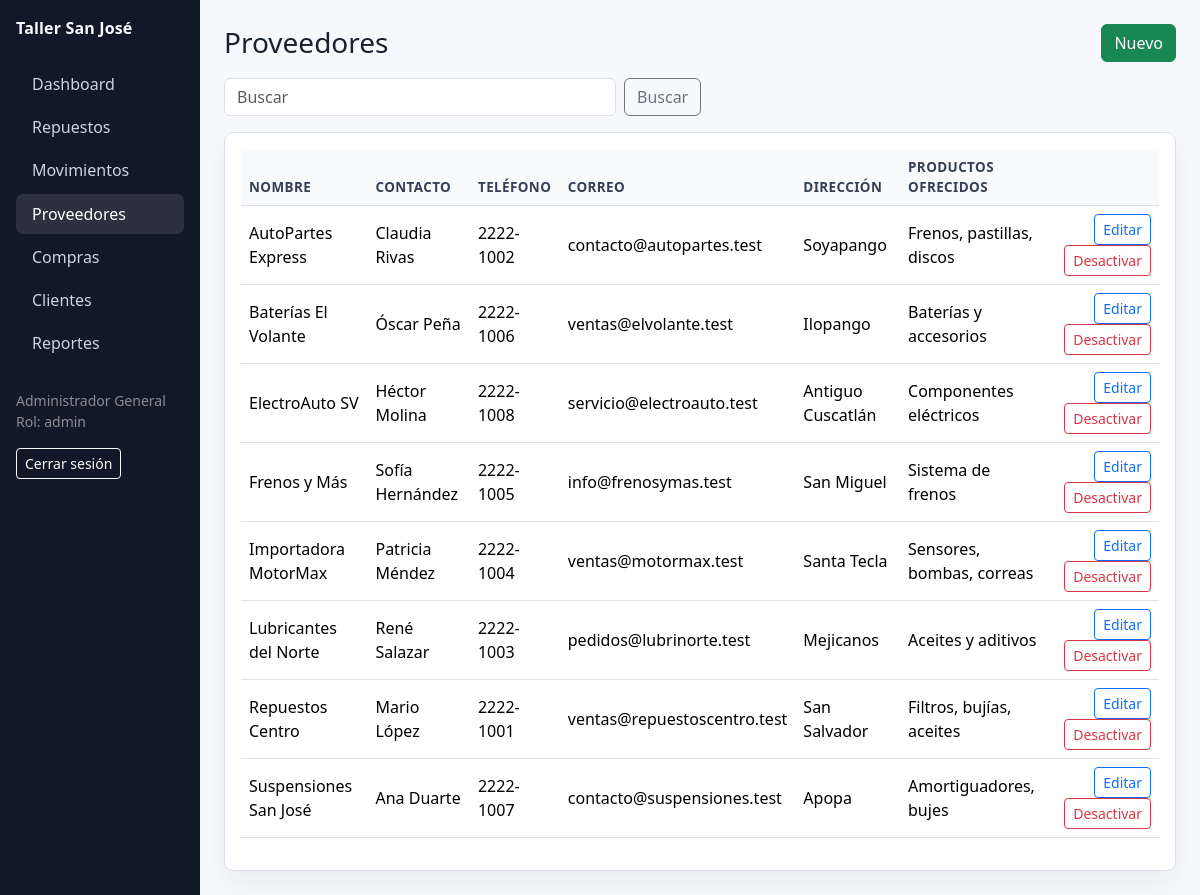
The app's page /?r=proveedores (signed in) with its own data.
### tables this page shows
CREATE TABLE proveedores (
  id_proveedor INT AUTO_INCREMENT PRIMARY KEY,
  nombre VARCHAR(120) NOT NULL,
  contacto VARCHAR(120),
  telefono VARCHAR(30),
  correo VARCHAR(120),
  direccion VARCHAR(255),
  productos_ofrecidos TEXT,
  estado TINYINT(1) NOT NULL DEFAULT 1
);

### config/database.php (called while the page is built)
<?php
return [
    'host' => getenv('DB_HOST') ?: '127.0.0.1',
    'port' => getenv('DB_PORT') ?: '3306',
    'database' => getenv('DB_DATABASE') ?: 'taller_san_jose',
    'username' => getenv('DB_USERNAME') ?: 'root',
    'password' => getenv('DB_PASSWORD') ?: '123456..',
    'charset' => 'utf8mb4',
];

### public/index.php (the view, shortened to what this page needs)
<?php
function db(): PDO
{
    $config = require __DIR__ . '/../config/database.php';
    $dsn = sprintf(
        'mysql:host=%s;port=%s;dbname=%s;charset=%s',
        $config['host'],
        $config['port'],
        $config['database'],
        $config['charset']
    );
    $pdo = new PDO($dsn, $config['username'], $config['password'], [
        PDO::ATTR_ERRMODE => PDO::ERRMODE_EXCEPTION,
        PDO::ATTR_DEFAULT_FETCH_MODE => PDO::FETCH_ASSOC,
        PDO::ATTR_EMULATE_PREPARES => false,
    ]);
    return $pdo;
}
function h(?string $value): string
{
    return htmlspecialchars((string)$value, ENT_QUOTES, 'UTF-8');
}
function route(): string
{
    return $_GET['r'] ?? 'dashboard';
}
function current_user(): ?array
{
    return $_SESSION['user'] ?? null;
}
function query(string $sql, array $params = []): PDOStatement
{
    $stmt = db()->prepare($sql);
    $stmt->execute($params);
    return $stmt;
}
function layout(string $title, callable $content): void
{
    $user = current_user();
    $active = route();
    $nav = [
        'dashboard' => 'Dashboard',
        'repuestos' => 'Repuestos',
        'movimientos' => 'Movimientos',
        'proveedores' => 'Proveedores',
        'compras' => 'Compras',
        'clientes' => 'Clientes',
        'reportes' => 'Reportes',
    ];
    ?>
    <!doctype html>
    <html lang="es">
    <head>
        <link href="https://cdn.jsdelivr.net/npm/bootstrap@5.3.3/dist/css/bootstrap.min.css" rel="stylesheet">
        <link href="assets/css/app.css" rel="stylesheet">
    </head>
    <body>
    <?php if ($user): ?>
        <div class="container-fluid app-shell">
            <div class="row">
                <aside class="col-md-2 sidebar p-3 no-print">
                    <div class="brand mb-4">Taller San José</div>
                    <nav class="nav flex-column">
                        <?php foreach ($nav as $key => $label): ?>
                            <a class="nav-link <?= str_starts_with($active, $key) ? 'active' : '' ?>" href="?r=<?= h($key) ?>"><?= h($label) ?></a>
                        <?php endforeach; ?>
                    </nav>
                    <div class="mt-4 small text-white-50">
                        <?= h($user['nombre']) ?><br>
                        Rol: <?= h($user['rol']) ?>
                    </div>
                    <a class="btn btn-sm btn-outline-light mt-3" href="?r=logout">Cerrar sesión</a>
                </aside>
                <main class="col-md-10 p-4">
                    <?php $content(); ?>
                </main>
            </div>
        </div>
    <?php else: ?>
        <?php $content(); ?>
    <?php endif; ?>
    </body>
    </html>
    <?php
}
        ?>
        <?php
function generic_crud(string $entity): void
{
    $config = [
        'proveedores' => [
            'pk' => 'id_proveedor',
            'title' => 'Proveedores',
            'fields' => ['nombre' => 'Nombre', 'contacto' => 'Contacto', 'telefono' => 'Teléfono', 'correo' => 'Correo', 'direccion' => 'Dirección', 'productos_ofrecidos' => 'Productos ofrecidos'],
            'search' => ['nombre', 'contacto'],
        ],
        'clientes' => [
            'pk' => 'id_cliente',
            'title' => 'Clientes',
            'fields' => ['nombre' => 'Nombre', 'telefono' => 'Teléfono', 'correo' => 'Correo', 'direccion' => 'Dirección'],
            'search' => ['nombre', 'telefono'],
        ],
    ][$entity];
            ?>
            <?php
    $q = trim((string)($_GET['q'] ?? ''));
    $params = [];
    $where = 'WHERE estado = 1';
    $rows = query("SELECT * FROM $entity $where ORDER BY nombre", $params)->fetchAll();
    layout($config['title'], function () use ($config, $rows, $q, $entity) {
        ?>
        <div class="d-flex justify-content-between align-items-center mb-3">
            <h1 class="h3 mb-0"><?= h($config['title']) ?></h1>
            <a class="btn btn-success" href="?r=<?= h($entity) ?>&action=form">Nuevo</a>
        </div>
        <form class="row g-2 mb-3 no-print"><input type="hidden" name="r" value="<?= h($entity) ?>"><div class="col-md-5"><input class="form-control" name="q" value="<?= h($q) ?>" placeholder="Buscar"></div><div class="col-auto"><button class="btn btn-outline-secondary">Buscar</button></div></form>
        <div class="content-card p-3 table-responsive">
            <table class="table align-middle">
                <thead><tr><?php foreach ($config['fields'] as $label): ?><th><?= h($label) ?></th><?php endforeach; ?><th></th></tr></thead>
                <tbody>
                <?php foreach ($rows as $row): ?>
                    <tr>
                        <?php foreach (array_keys($config['fields']) as $field): ?><td><?= h($row[$field]) ?></td><?php endforeach; ?>
                        <td class="text-end">
                            <a class="btn btn-sm btn-outline-primary" href="?r=<?= h($entity) ?>&action=form&id=<?= (int)$row[$config['pk']] ?>">Editar</a>
                            <a class="btn btn-sm btn-outline-danger" data-confirm="¿Desactivar registro?" href="?r=<?= h($entity) ?>&action=delete&id=<?= (int)$row[$config['pk']] ?>">Desactivar</a>
                        </td>
                    </tr>
                <?php endforeach; ?>
                </tbody>
            </table>
        </div>
        <?php
    });
}
            ?>
    <?php
try {
    match (route()) {
        'login' => login_page(),
        'logout' => (session_destroy() || true) ? redirect('login') : null,
        'dashboard' => dashboard_page(),
        'repuestos' => repuestos_page(),
        'repuestos_form' => repuestos_form_page(),
        'movimientos' => movimientos_page(),
        'proveedores' => generic_crud('proveedores'),
        'clientes' => generic_crud('clientes'),
        'vehiculos' => vehiculos_page(),
        'compras' => compras_page(),
        'reportes' => reportes_page(),
        default => redirect('dashboard'),
    };
} catch (PDOException $e) {
    http_response_code(500);
    echo '<h1>Error de base de datos</h1>';
    echo '<p>Revise config/database.php y confirme que MySQL esté activo y que database/schema.sql haya sido importado.</p>';
}

### public/assets/css/app.css (style rules this page uses)
:root { --ink: #18212f; --muted: #667085; --line: #d9e0ea; --paper: #f6f8fb; --brand: #0f766e; --brand-dark: #115e59; --danger-soft: #fff1f2; --warning-soft: #fffbeb; }
body { background: var(--paper); color: var(--ink); }
.app-shell { min-height: 100vh; }
.sidebar { background: #111827; min-height: 100vh; }
.sidebar .brand { color: #f8fafc; font-weight: 700; letter-spacing: .01em; }
.sidebar .nav-link { color: #cbd5e1; border-radius: .45rem; margin-bottom: .2rem; }
.sidebar .nav-link:hover, .sidebar .nav-link.active { color: #ffffff; background: rgba(255,255,255,.11); }
.content-card { background: #ffffff; border: 1px solid var(--line); border-radius: .55rem; box-shadow: 0 12px 28px rgba(15, 23, 42, .05); }
.table thead th { color: #344054; font-size: .84rem; text-transform: uppercase; letter-spacing: .03em; background: #f8fafc; }

### records on screen
proveedores: nombre "AutoPartes Express", contacto "Claudia Rivas", telefono "2222-1002", correo "contacto@autopartes.test", direccion "Soyapango", productos_ofrecidos "Frenos, pastillas, discos"
proveedores: nombre "Baterías El Volante", contacto "Óscar Peña", telefono "2222-1006", correo "ventas@elvolante.test", direccion "Ilopango", productos_ofrecidos "Baterías y accesorios"
proveedores: nombre "ElectroAuto SV", contacto "Héctor Molina", telefono "2222-1008", correo "servicio@electroauto.test", direccion "Antiguo Cuscatlán", productos_ofrecidos "Componentes eléctricos"
proveedores: nombre "Frenos y Más", contacto "Sofía Hernández", telefono "2222-1005", correo "info@frenosymas.test", direccion "San Miguel", productos_ofrecidos "Sistema de frenos"
proveedores: nombre "Importadora MotorMax", contacto "Patricia Méndez", telefono "2222-1004", correo "ventas@motormax.test", direccion "Santa Tecla", productos_ofrecidos "Sensores, bombas, correas"
proveedores: nombre "Lubricantes del Norte", contacto "René Salazar", telefono "2222-1003", correo "pedidos@lubrinorte.test", direccion "Mejicanos", productos_ofrecidos "Aceites y aditivos"
proveedores: nombre "Repuestos Centro", contacto "Mario López", telefono "2222-1001", correo "ventas@repuestoscentro.test", direccion "San Salvador", productos_ofrecidos "Filtros, bujías, aceites"
proveedores: nombre "Suspensiones San José", contacto "Ana Duarte", telefono "2222-1007", correo "contacto@suspensiones.test", direccion "Apopa", productos_ofrecidos "Amortiguadores, bujes"

### other values on screen
$label "Dashboard"
$label "Repuestos"
$label "Movimientos"
$label "Proveedores"
$label "Compras"
$label "Clientes"
$label "Reportes"
$user['nombre'] "Administrador General"
$user['rol'] "admin"
$config['title'] "Proveedores"
$label "NOMBRE"
$label "CONTACTO"
$label "TELÉFONO"
$label "CORREO"
$label "DIRECCIÓN"
